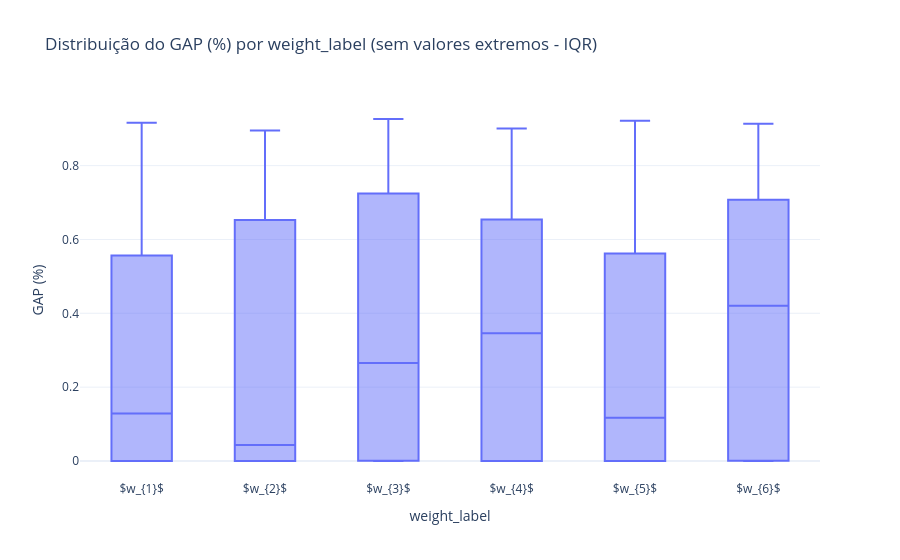

The notebook cell this image was saved under:
### Code cell
# Assume que df, pd e px já estão disponíveis no notebook

base = df.copy()

# Usa weight_label; fallback para weigh_label se vier com esse nome
peso_col = "weight_label" if "weight_label" in base.columns else "weigh_label"
if peso_col not in base.columns:
    raise ValueError("Coluna de peso não encontrada: 'weight_label' (ou 'weigh_label').")

dados = base[[peso_col, "gap"]].copy()
dados["gap"] = pd.to_numeric(dados["gap"], errors="coerce")
dados = dados.dropna(subset=[peso_col, "gap"])

# Gap negativo vira zero
dados["gap"] = dados["gap"].clip(lower=0)

# Converte para percentual se necessário
if dados["gap"].abs().max() <= 1.5:
    dados["gap_pct"] = dados["gap"] * 100
else:
    dados["gap_pct"] = dados["gap"]

dados[peso_col] = dados[peso_col].astype(str)

# Remove extremos por grupo (IQR por weight_label)
iqr_stats = (
    dados.groupby(peso_col)["gap_pct"]
    .quantile([0.25, 0.75]).unstack()
    .rename(columns={0.25: "q1", 0.75: "q3"})
)
iqr_stats["iqr"] = iqr_stats["q3"] - iqr_stats["q1"]
iqr_stats["lim_inf"] = iqr_stats["q1"] - 1.5 * iqr_stats["iqr"]
iqr_stats["lim_sup"] = iqr_stats["q3"] + 1.5 * iqr_stats["iqr"]

dados_aux = dados.join(iqr_stats[["lim_inf", "lim_sup"]], on=peso_col)
dados_sem_extremos = dados_aux[
    (dados_aux["gap_pct"] >= dados_aux["lim_inf"]) &
    (dados_aux["gap_pct"] <= dados_aux["lim_sup"])
].drop(columns=["lim_inf", "lim_sup"])

# Resumo
resumo = (
    dados_sem_extremos.groupby(peso_col, as_index=False)
    .agg(
        n_execucoes=("gap_pct", "size"),
        gap_medio_pct=("gap_pct", "mean"),
        gap_mediano_pct=("gap_pct", "median"),
        gap_std_pct=("gap_pct", "std"),
        gap_p90_pct=("gap_pct", lambda s: s.quantile(0.90)),
        gap_min_pct=("gap_pct", "min"),
        gap_max_pct=("gap_pct", "max"),
    )
    .sort_values(peso_col)
)

display(resumo.round(3))

# Boxplot sem extremos
fig_box = px.box(
    dados_sem_extremos,
    x=peso_col,
    y="gap_pct",
    points=False,
    labels={peso_col: "weight_label", "gap_pct": "GAP (%)"},
    title="Distribuição do GAP (%) por weight_label (sem valores extremos - IQR)",
)
fig_box.update_layout(template="plotly_white")
fig_box.show()

### Figure 1 — Plotly figure (JSON) as saved in the notebook; plotly's stock layout.template omitted (floating-point values rounded to 4 significant figures; data arrays with more than 128 entries replaced by an {"elided": "..."} marker saying what was removed)
{"data": [{"alignmentgroup": "True", "boxpoints": false, "hovertemplate": "weight_label=%{x}<br>GAP (%)=%{y}<extra></extra>", "legendgroup": "", "marker": {"color": "#636efa"}, "name": "", "notched": false, "offsetgroup": "", "orientation": "v", "showlegend": false, "type": "box", "x": {"elided": "27420 str values"}, "x0": " ", "xaxis": "x", "y": {"elided": "27420 float values"}, "y0": " ", "yaxis": "y"}], "layout": {"boxmode": "group", "legend": {"tracegroupgap": 0}, "title": {"text": "Distribuição do GAP (%) por weight_label (sem valores extremos - IQR)"}, "xaxis": {"anchor": "y", "domain": [0, 1], "title": {"text": "weight_label"}}, "yaxis": {"anchor": "x", "domain": [0, 1], "title": {"text": "GAP (%)"}}}}
